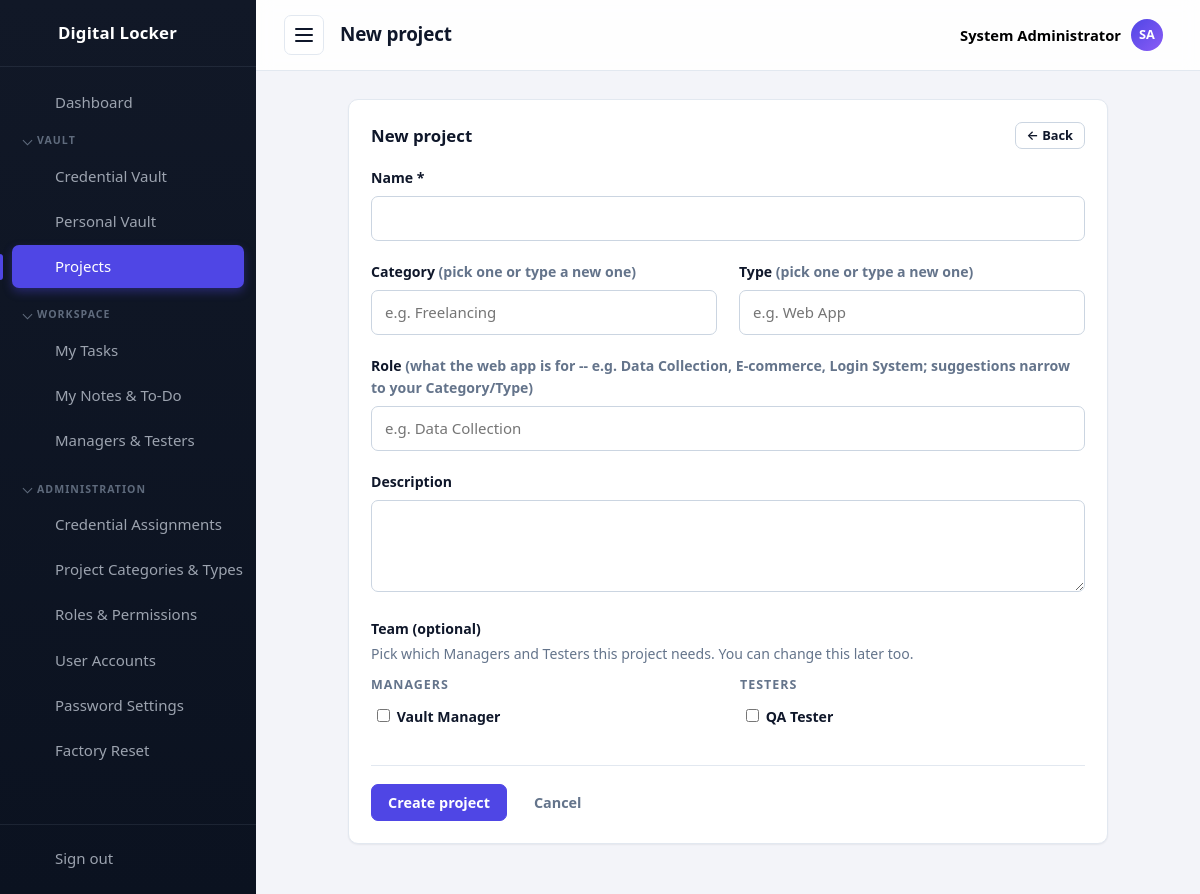
The app's page /projects/create.php (signed in) with its own data.
### tables this page shows
CREATE TABLE settings (
  id          INT UNSIGNED AUTO_INCREMENT PRIMARY KEY,
  setting_key VARCHAR(60) NOT NULL UNIQUE,
  setting_value TEXT NULL
);

CREATE TABLE users (
  id            INT UNSIGNED AUTO_INCREMENT PRIMARY KEY,
  username      VARCHAR(50)  NOT NULL UNIQUE,
  email         VARCHAR(120) NOT NULL UNIQUE,
  full_name     VARCHAR(120) NOT NULL DEFAULT '',
  password_hash VARCHAR(255) NOT NULL,
  is_active     TINYINT(1)   NOT NULL DEFAULT 1,
  last_login    DATETIME     NULL,
  created_at    TIMESTAMP DEFAULT CURRENT_TIMESTAMP
);

### includes/functions.php (called while the page is built, shortened)
<?php
function assetUrl(string $relativePath): string
{
    $relativePath = '/' . ltrim($relativePath, '/');
    $diskPath = __DIR__ . '/..' . $relativePath;
    $version = is_file($diskPath) ? filemtime($diskPath) : time();
    return BASE_URL . $relativePath . '?v=' . $version;
}
function e(?string $value): string
{
    return htmlspecialchars((string) $value, ENT_QUOTES, 'UTF-8');
}
function setting(string $key, ?string $default = null): ?string
{
    global $db;
    static $cache = null;
    if ($cache === null) {
        $cache = [];
        try {
            $rows = $db->query('SELECT setting_key, setting_value FROM settings')->fetchAll();
            foreach ($rows as $row) {
                $cache[$row['setting_key']] = $row['setting_value'];
            }
        } catch (Throwable $e) {
            return $default;
        }
    }
    return $cache[$key] ?? $default;
}
function appName(): string
{
    return setting('app_name') ?: 'Digital Locker';
}
function pageTitle(string $title): string
{
    return $title . ' | ' . appName();
}
function primaryRoleNameByUser(): array
{
    global $db;
    $order = ['Manager', 'Tester', 'Administrator'];
    $roleByUser = [];
    foreach (
        $db->query('SELECT ur.user_id, r.name FROM user_roles ur JOIN roles r ON r.id = ur.role_id')->fetchAll()
        as $row
    ) {
        $roleByUser[(int) $row['user_id']][] = $row['name'];
    }
    $primary = [];
    foreach ($db->query('SELECT id FROM users WHERE is_active = 1')->fetchAll() as $u) {
        $uid = (int) $u['id'];
        $userRoles = $roleByUser[$uid] ?? [];
        $primary[$uid] = 'Other';
        foreach ($order as $roleName) {
            if (in_array($roleName, $userRoles, true)) {
                $primary[$uid] = $roleName;
                break;
            }
        }
    }
    return $primary;
}
function usersGroupedByRole(): array
{
    global $db;
    $labels = ['Manager' => 'Managers', 'Tester' => 'Testers', 'Administrator' => 'Administrators', 'Other' => 'Other'];
    $users = $db->query('SELECT id, username, full_name FROM users WHERE is_active = 1 ORDER BY username')->fetchAll();
    $primary = primaryRoleNameByUser();
    $groups = ['Manager' => [], 'Tester' => [], 'Administrator' => [], 'Other' => []];
    foreach ($users as $u) {
        $groups[$primary[(int) $u['id']] ?? 'Other'][] = $u;
    }
    $result = [];
    foreach ($groups as $key => $list) {
        if ($list) {
            $result[] = ['label' => $labels[$key], 'users' => $list];
        }
    }
    return $result;
}
function initials(string $name): string
{
    $parts = preg_split('/\s+/', trim($name));
    $letters = array_map(static fn ($p) => mb_strtoupper(mb_substr($p, 0, 1)), array_filter($parts));
    return implode('', array_slice($letters, 0, 2)) ?: '?';
}

### includes/auth.php (called while the page is built, shortened)
<?php
function currentUser(): ?array
{
    return $_SESSION['user'] ?? null;
}
function isLoggedIn(): bool
{
    return !empty($_SESSION['user']['id']);
}
function userPermissions(): array
{
    static $permissions = null;
    if ($permissions !== null) {
        return $permissions;
    }
    global $db;
    $permissions = [];
    $stmt = $db->prepare(
        'SELECT DISTINCT rp.permission
           FROM role_permissions rp
           JOIN user_roles ur ON ur.role_id = rp.role_id
          WHERE ur.user_id = :uid'
    );
    $stmt->execute(['uid' => $_SESSION['user']['id']]);
    foreach ($stmt->fetchAll() as $row) {
        $permissions[] = $row['permission'];
    }
    return $permissions;
}
function hasPermission(string $permission): bool
{
    return in_array($permission, userPermissions(), true);
}
function requirePermission(string $permission): void
{
    if (!hasPermission($permission)) {
        require __DIR__ . '/../403.php';
        exit;
    }
}
function userRoleNames(): array
{
    static $roles = null;
    if ($roles !== null) {
        return $roles;
    }
    global $db;
    $stmt = $db->prepare(
        'SELECT r.name, r.id
           FROM roles r
           JOIN user_roles ur ON ur.role_id = r.id
          WHERE ur.user_id = :uid'
    );
    $stmt->execute(['uid' => $_SESSION['user']['id']]);
    $roles = $stmt->fetchAll();
    return $roles;
}
function isAdministrator(): bool
{
    foreach (userRoleNames() as $role) {
        if ($role['name'] === 'Administrator') {
            return true;
        }
    }
    return false;
}

### projects/create.php (the view, shortened to what this page needs)
<?php
requirePermission('projects.manage');
$pageTitle = 'New project';
$activePage = 'projects';
$old = ['name' => '', 'category' => '', 'type' => '', 'role' => '', 'description' => ''];
$canManageTeam = hasPermission('tasks.manage');
$managerCandidates = [];
$testerCandidates = [];
foreach (usersGroupedByRole() as $ug) {
    if ($ug['label'] === 'Managers') {
        $managerCandidates = $ug['users'];
    } elseif ($ug['label'] === 'Testers') {
        $testerCandidates = $ug['users'];
    }
}
require __DIR__ . '/../includes/header.php';
?>
<div class="card card--narrow">
    <div class="card__header">
        <h2 class="card__title">New project</h2>
        <a class="btn btn--small" href="index.php">&larr; Back</a>
    </div>
    <form method="post" action="create.php" novalidate>
        <div class="form-group">
            <label for="name">Name *</label>
            <input type="text" id="name" name="name" value="<?= e($old['name']) ?>" required>
        </div>
        <div class="grid grid--two">
            <div class="form-group">
                <label for="category">Category <span class="muted">(pick one or type a new one)</span></label>
                <input type="text" id="category" name="category" value="<?= e($old['category']) ?>" list="category-suggestions" placeholder="e.g. Freelancing">
            </div>
            <div class="form-group">
                <label for="type">Type <span class="muted">(pick one or type a new one)</span></label>
                <input type="text" id="type" name="type" value="<?= e($old['type']) ?>" list="type-suggestions" placeholder="e.g. Web App">
            </div>
        </div>
        <div class="form-group">
            <label for="role">Role <span class="muted">(what the web app is for -- e.g. Data Collection, E-commerce, Login System; suggestions narrow to your Category/Type)</span></label>
            <input type="text" id="role" name="role" value="<?= e($old['role']) ?>" list="role-suggestions" placeholder="e.g. Data Collection">
        </div>
        <div class="form-group">
            <label for="description">Description</label>
            <textarea id="description" name="description" rows="3"><?= e($old['description']) ?></textarea>
        </div>
        <?php if ($canManageTeam && ($managerCandidates || $testerCandidates)): ?>
            <div class="form-group">
                <label>Team (optional)</label>
                <p class="muted" style="margin:-4px 0 10px">Pick which Managers and Testers this project needs. You can change this later too.</p>
                <div class="team-picker">
                    <div class="team-picker__col">
                        <h4 class="perm-group-title">Managers</h4>
                        <?php foreach ($managerCandidates as $u): ?>
                            <label class="assignee-picker__option">
                                <input type="checkbox" name="manager_ids[]" value="<?= (int) $u['id'] ?>">
                                <?= e($u['full_name'] ?: $u['username']) ?>
                            </label>
                        <?php endforeach; ?>
                    </div>
                    <div class="team-picker__col">
                        <h4 class="perm-group-title">Testers</h4>
                        <?php foreach ($testerCandidates as $u): ?>
                            <label class="assignee-picker__option">
                                <input type="checkbox" name="tester_ids[]" value="<?= (int) $u['id'] ?>">
                                <?= e($u['full_name'] ?: $u['username']) ?>
                            </label>
                        <?php endforeach; ?>
                    </div>
                </div>
            </div>
        <?php endif; ?>
        <div class="form-actions">
            <button type="submit" class="btn btn--primary">Create project</button>
            <a class="btn btn--ghost" href="index.php">Cancel</a>
        </div>
    </form>
</div>
<?php require __DIR__ . '/../includes/footer.php'; ?>

### includes/header.php (shortened to what this page needs)
<?php
require_once __DIR__ . '/init.php';
$currentUser = currentUser();
$userRoles   = isLoggedIn() ? userRoleNames() : [];
function isActive(string $name, string $current): string
{
    return $name === $current ? ' active' : '';
}
function sidebarGroups(): array
{
    return [
        'vault' => ['label' => 'Vault', 'items' => [
            ['key' => 'passwords', 'href' => '/passwords/index.php', 'icon' => 'passwords', 'label' => 'Credential Vault', 'show' => hasPermission('passwords.view')],
            ['key' => 'personal', 'href' => '/personal/index.php', 'icon' => 'personal', 'label' => 'Personal Vault', 'show' => true],
            ['key' => 'projects', 'href' => '/projects/index.php', 'icon' => 'projects', 'label' => hasPermission('projects.manage') ? 'Projects' : 'My Projects', 'show' => hasPermission('projects.manage') || hasAnyProjectMembership()],
        ]],
        'workspace' => ['label' => 'Workspace', 'items' => [
            ['key' => 'tasks', 'href' => '/tasks/index.php', 'icon' => 'tasks', 'label' => 'My Tasks', 'show' => hasPermission('tasks.view')],
            ['key' => 'notes', 'href' => '/notes/index.php', 'icon' => 'notes', 'label' => 'My Notes & To-Do', 'show' => true],
            ['key' => 'team', 'href' => '/team/index.php', 'icon' => 'team', 'label' => isAdministrator() ? 'Managers & Testers' : (hasPermission('tasks.manage') ? 'My Team' : 'Mentors'), 'show' => true],
        ]],
        'administration' => ['label' => 'Administration', 'items' => [
            ['key' => 'assignments', 'href' => '/passwords/assignments.php', 'icon' => 'assignments', 'label' => 'Credential Assignments', 'show' => hasPermission('passwords.manage')],
            ['key' => 'categories', 'href' => '/categories/index.php', 'icon' => 'categories', 'label' => 'Project Categories & Types', 'show' => true],
            ['key' => 'roles', 'href' => '/roles/index.php', 'icon' => 'roles', 'label' => 'Roles &amp; Permissions', 'show' => hasPermission('roles.manage')],
            ['key' => 'users', 'href' => '/users/index.php', 'icon' => 'users', 'label' => 'User Accounts', 'show' => hasPermission('users.manage')],
            ['key' => 'settings', 'href' => '/settings/index.php', 'icon' => 'settings', 'label' => 'Password Settings', 'show' => hasPermission('settings.manage')],
            ['key' => 'reset', 'href' => '/settings/reset.php', 'icon' => 'reset', 'label' => 'Factory Reset', 'show' => isAdministrator()],
        ]],
    ];
}
function navIcon(string $name): string
{
    $icons = [
        'dashboard' => '<path d="M3 3h8v8H3zM13 3h8v5h-8zM13 12h8v9h-8zM3 15h8v6H3z"/>',
        'passwords' => '<circle cx="8" cy="15" r="4"/><path d="M10.8 12.2L21 2M18 5l3 3M15.5 7.5l2 2"/>',
        'personal'  => '<circle cx="12" cy="8" r="4"/><path d="M4 21c0-4.4 3.6-7 8-7s8 2.6 8 7"/>',
        'export'    => '<path d="M12 3v12M8 11l4 4 4-4M4 17v3h16v-3"/>',
        'projects'  => '<path d="M3 7a2 2 0 0 1 2-2h4l2 2h8a2 2 0 0 1 2 2v9a2 2 0 0 1-2 2H5a2 2 0 0 1-2-2z"/>',
        'tasks'     => '<path d="M9 5H7a2 2 0 0 0-2 2v12a2 2 0 0 0 2 2h10a2 2 0 0 0 2-2V7a2 2 0 0 0-2-2h-2"/><rect x="9" y="3" width="6" height="4" rx="1"/><path d="M9 12l2 2 4-4"/>',
        'notes'     => '<path d="M6 3h9l5 5v13a1 1 0 0 1-1 1H6a1 1 0 0 1-1-1V4a1 1 0 0 1 1-1z"/><path d="M15 3v5h5M8 13h8M8 17h5"/>',
        'team'      => '<circle cx="9" cy="8" r="3.5"/><path d="M2.5 20c0-3.5 3-5.5 6.5-5.5s6.5 2 6.5 5.5M16 4.5a3.5 3.5 0 0 1 0 7M17.5 14.5c2.5.6 4 2.3 4 5.5"/>',
        'categories' => '<path d="M4 4h7v7H4zM13 4h7v7h-7zM4 13h7v7H4zM13 13h7v7h-7z"/>',
        'assignments' => '<circle cx="9" cy="7" r="4"/><path d="M2.5 21c0-4 3-6.5 6.5-6.5s6.5 2.5 6.5 6.5"/><path d="M17 8l2 2 4-4"/>',
        'roles'     => '<path d="M12 3l8 3v6c0 4.5-3.2 7.6-8 9-4.8-1.4-8-4.5-8-9V6z"/><path d="M9 12l2 2 4-4"/>',
        'users'     => '<circle cx="9" cy="8" r="3.5"/><path d="M2.5 20c0-3.5 3-5.5 6.5-5.5s6.5 2 6.5 5.5M16 4.5a3.5 3.5 0 0 1 0 7M17.5 14.5c2.5.6 4 2.3 4 5.5"/>',
        'settings'  => '<path d="M4 7h10M18 7h2M4 17h2M10 17h10"/><circle cx="16" cy="7" r="2.5"/><circle cx="8" cy="17" r="2.5"/>',
        'reset'     => '<path d="M3 12a9 9 0 1 1 3 6.7"/><path d="M3 21v-5h5"/>',
        'logout'    => '<path d="M14 4H5v16h9M10 12h11M18 8l4 4-4 4"/>',
        'lock'      => '<rect x="5" y="11" width="14" height="10" rx="2"/><path d="M8 11V8a4 4 0 0 1 8 0v3M12 15v3"/>',
    ];
    return '<svg class="icon" width="24" height="24" viewBox="0 0 24 24" fill="none" stroke="currentColor" stroke-width="2" stroke-linecap="round" stroke-linejoin="round" aria-hidden="true">' . ($icons[$name] ?? '') . '</svg>';
}
?>
<!DOCTYPE html>
<html lang="en">
<head>
    <title><?= e(pageTitle($pageTitle)) ?></title>
    <link rel="stylesheet" href="<?= e(assetUrl('/assets/css/style.css')) ?>">
</head>
<body data-autolock="<?= (int) setting('auto_lock_minutes', '0') ?>" data-confirm-reveal="<?= (int) setting('require_confirm_reveal', '0') ?>" data-lock-url="<?= e(BASE_URL . '/lock.php') ?>">
<div class="layout">
    <aside class="sidebar" id="sidebar">
        <a class="sidebar__brand" href="<?= BASE_URL ?>/dashboard.php" aria-label="<?= e(appName()) ?>">
            <?= navIcon('lock') ?>
            <span class="sidebar__brand-text"><?= e(appName()) ?></span>
        </a>
        <nav class="sidebar__nav" aria-label="Main navigation">
            <a class="sidebar__link<?= isActive('dashboard', $activePage) ?>" href="<?= BASE_URL ?>/dashboard.php">
                <?= navIcon('dashboard') ?>
                <span class="sidebar__link-text">Dashboard</span>
            </a>
            <?php foreach (sidebarGroups() as $navGroup):
                $navItems = array_filter($navGroup['items'], static fn ($it) => $it['show']);
            ?>
                <details class="sidebar__group" open>
                    <summary class="sidebar__group-label"><?= e($navGroup['label']) ?></summary>
                    <?php foreach ($navItems as $navItem): ?>
                        <a class="sidebar__link<?= isActive($navItem['key'], $activePage) ?>" href="<?= BASE_URL . $navItem['href'] ?>">
                            <?= navIcon($navItem['icon']) ?>
                            <span class="sidebar__link-text"><?= $navItem['label'] ?></span>
                        </a>
                    <?php endforeach; ?>
                </details>
            <?php endforeach; ?>
        </nav>
        <div class="sidebar__footer">
            <a class="sidebar__link" href="<?= BASE_URL ?>/logout.php">
                <?= navIcon('logout') ?>
                <span class="sidebar__link-text">Sign out</span>
            </a>
        </div>
    </aside>
    <div class="main">
        <header class="topbar">
            <button class="topbar__toggle" id="sidebar-toggle" aria-label="Toggle navigation" aria-expanded="true">
                <span></span><span></span><span></span>
            </button>
            <h1 class="topbar__title"><?= e($pageTitle) ?></h1>
            <div class="topbar__user" id="user-menu">
                <button type="button" class="topbar__user-btn" id="user-menu-toggle" aria-haspopup="true" aria-expanded="false">
                    <span class="topbar__user-name"><?= e($currentUser['full_name'] ?: $currentUser['username']) ?></span>
                    <span class="topbar__avatar"><?= e(initials($currentUser['full_name'] ?: $currentUser['username'])) ?></span>
                </button>
            </div>
        </header>
        <main class="content">

### records on screen
settings: setting_value "Digital Locker"
users: full_name "System Administrator", full_name "SA"
users: full_name "Vault Manager"
users: full_name "QA Tester"

### other values on screen
$navGroup['label'] "VAULT"
$navItem['label'] "Credential Vault"
$navItem['label'] "Personal Vault"
$navItem['label'] "Projects"
$navGroup['label'] "WORKSPACE"
$navItem['label'] "My Tasks"
$navItem['label'] "My Notes & To-Do"
$navItem['label'] "Managers & Testers"
$navGroup['label'] "ADMINISTRATION"
$navItem['label'] "Credential Assignments"
$navItem['label'] "Project Categories & Types"
$navItem['label'] "Roles & Permissions"
$navItem['label'] "User Accounts"
$navItem['label'] "Password Settings"
$navItem['label'] "Factory Reset"
